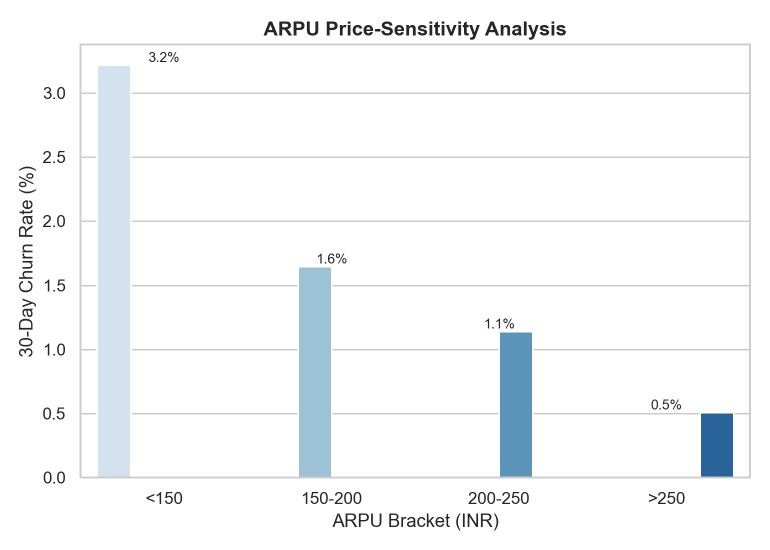
#> input picture Reports/figures/exec_arpu_band_chart.png, 1540 x 1100 px (shown at 1/2 size)
$ python -i generate_app_demo_pdf.py   (imports and definitions only)
#> lines starting #> are read from the running program, lines starting #| are printed output that depends on the picture
"""
generate_app_demo_pdf.py
Project 5: Jio Subscriber Churn Intelligence & Revenue Protection

Purpose
-------
Builds a client-ready "app demonstration" PDF that walks through the three pages of the
Streamlit application (Executive Overview, Subscriber Risk Lookup, Conversational Churn
Assistant) using real screenshots and real example Q&A captured from a live run of the app,
plus the generated EDA/model charts and architecture diagram already in Reports/figures.

Output
------
  Reports/App_Demo_Walkthrough.pdf
"""
from __future__ import annotations

from pathlib import Path

from PIL import Image as PILImage
from reportlab.lib import colors
from reportlab.lib.pagesizes import A4
from reportlab.lib.styles import ParagraphStyle, getSampleStyleSheet
from reportlab.lib.units import inch
from reportlab.platypus import (
    HRFlowable,
    Image as RLImage,
    PageBreak,
    Paragraph,
    SimpleDocTemplate,
    Spacer,
    Table,
    TableStyle,
)

BASE_DIR = Path(__file__).resolve().parent.parent
REPORTS_DIR = BASE_DIR / "Reports"
FIGURES_DIR = REPORTS_DIR / "figures"
PDF_PATH = REPORTS_DIR / "App_Demo_Walkthrough.pdf"

# [1 line that did not run here, left out]
# [1 line that did not run here, left out]
# [1 line that did not run here, left out]
# [1 line that did not run here, left out]
# [1 line that did not run here, left out]
# [1 line that did not run here, left out]

# [1 line that did not run here, left out]
# [1 line that did not run here, left out]


# --------------------------------------------------------------------------- #
# Screenshot cleanup: the live-app screenshots have excess white margin baked in
# (browser panel sizing), so trim it before laying each one out on the page.
# --------------------------------------------------------------------------- #
def crop_whitespace(src: Path, dst: Path, pad: int = 12) -> Path:
#> called with dst = 'out.png', pad = 12
    img = PILImage.open(src).convert("RGB")
    gray = img.convert("L")
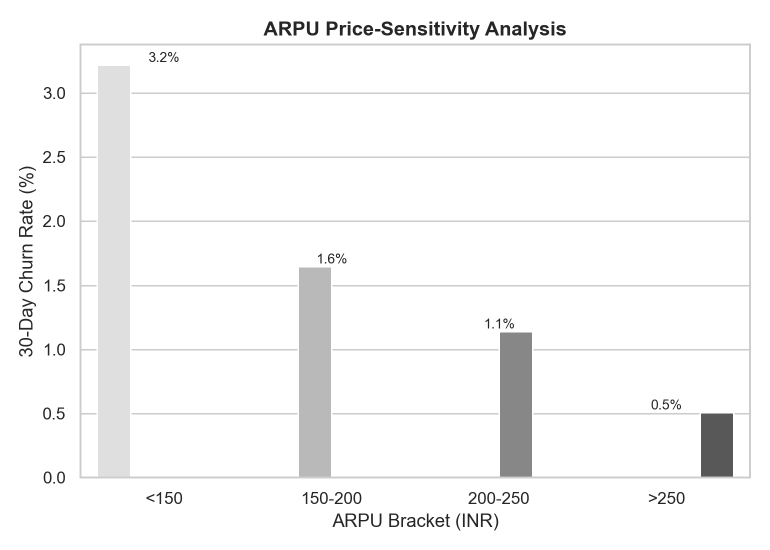
#> gray: PIL image 1540x1100 L (shown at 1/2 size); min 38, max 255, mean 247.2
    # Anything darker than near-white is considered content.
    bbox = gray.point(lambda p: 0 if p > 248 else 255).getbbox()
#> bbox = (38, 42, 1502, 1061)
    if bbox:
        left, top, right, bottom = bbox
#> left = 38; top = 42; right = 1502; bottom = 1061
        left = max(0, left - pad)
#> left = 26
        top = max(0, top - pad)
#> top = 30
        right = min(img.width, right + pad)
#> right = 1514
        bottom = min(img.height, bottom + pad)
#> bottom = 1073
        img = img.crop((left, top, right, bottom))
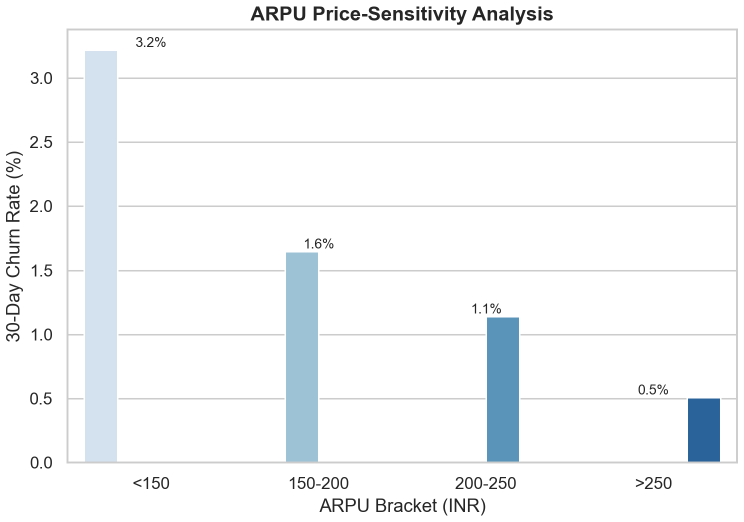
#> img: PIL image 1488x1043 RGB (shown at 1/2 size); mean R, G, B 244.9, 246.9, 248.4
    img.save(dst)
    return dst


# [5 lines that did not run here, left out]


def build_styles() -> dict:
    base = getSampleStyleSheet()
    styles = {
        "Title": ParagraphStyle(
            "DemoTitle", parent=base["Title"], fontName="Helvetica-Bold", fontSize=26,
            textColor=NAVY, spaceAfter=6,
        ),
        "Subtitle": ParagraphStyle(
            "DemoSubtitle", parent=base["Normal"], fontName="Helvetica", fontSize=12,
            textColor=SLATE, spaceAfter=18, leading=16,
        ),
        "H1": ParagraphStyle(
            "DemoH1", parent=base["Heading1"], fontName="Helvetica-Bold", fontSize=18,
            textColor=NAVY, spaceBefore=4, spaceAfter=10,
        ),
        "H2": ParagraphStyle(
            "DemoH2", parent=base["Heading2"], fontName="Helvetica-Bold", fontSize=13,
            textColor=NAVY, spaceBefore=14, spaceAfter=6,
        ),
        "Body": ParagraphStyle(
            "DemoBody", parent=base["Normal"], fontName="Helvetica", fontSize=10.3,
            textColor=colors.HexColor("#2B2B2B"), leading=15, spaceAfter=8,
        ),
        "Caption": ParagraphStyle(
            "DemoCaption", parent=base["Normal"], fontName="Helvetica-Oblique", fontSize=9,
            textColor=SLATE, spaceBefore=4, spaceAfter=14,
        ),
        "ChatUser": ParagraphStyle(
            "ChatUser", parent=base["Normal"], fontName="Helvetica-Bold", fontSize=10,
            textColor=NAVY, leading=14,
        ),
        "ChatBot": ParagraphStyle(
            "ChatBot", parent=base["Normal"], fontName="Helvetica", fontSize=10,
            textColor=colors.HexColor("#2B2B2B"), leading=14,
        ),
    }
    return styles


def section_rule() -> HRFlowable:
    return HRFlowable(width="100%", thickness=1, color=BORDER_GRAY, spaceBefore=4, spaceAfter=14)


# [270 lines left out: functions footer, build_title_page, build_overview_page, build_risk_lookup_page, chat_bubble_table, build_chat_assistant_page and 2 more, not called in this run]


# [2 lines not run here, left out]

>>> result = crop_whitespace('../Reports/figures/exec_arpu_band_chart.png', 'out.png')

$ run again, on Reports/best_model_shap_summary.png
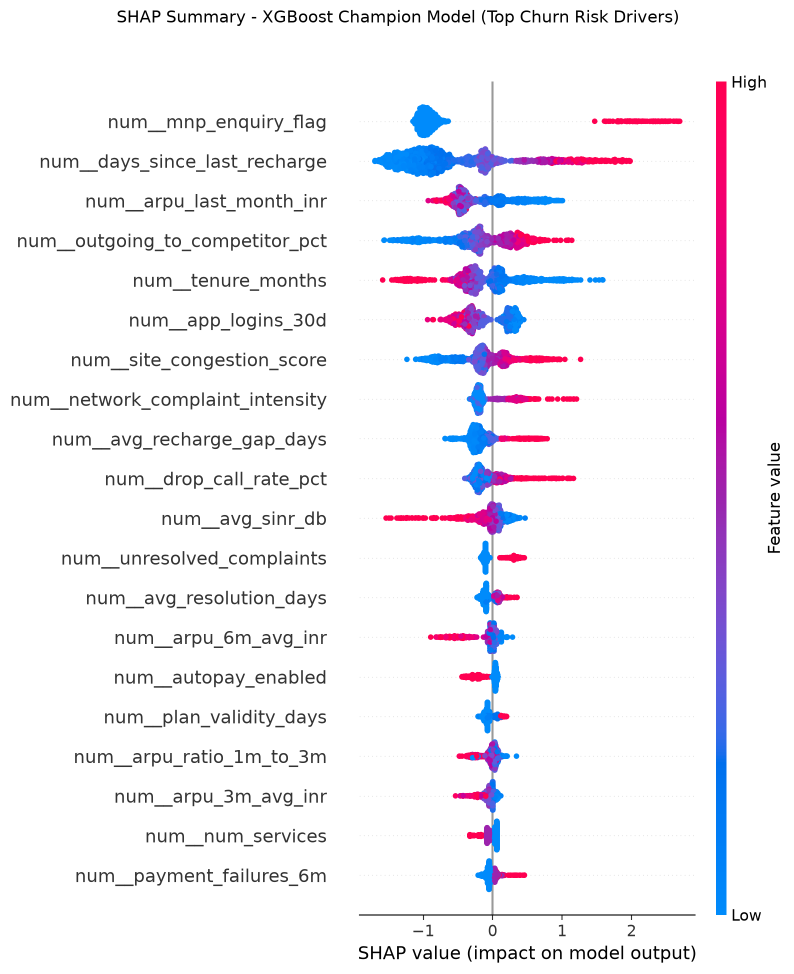
#> input picture Reports/best_model_shap_summary.png, 1587 x 1947 px (shown at 1/2 size)
#> in crop_whitespace, `gray = img.convert("L")`:
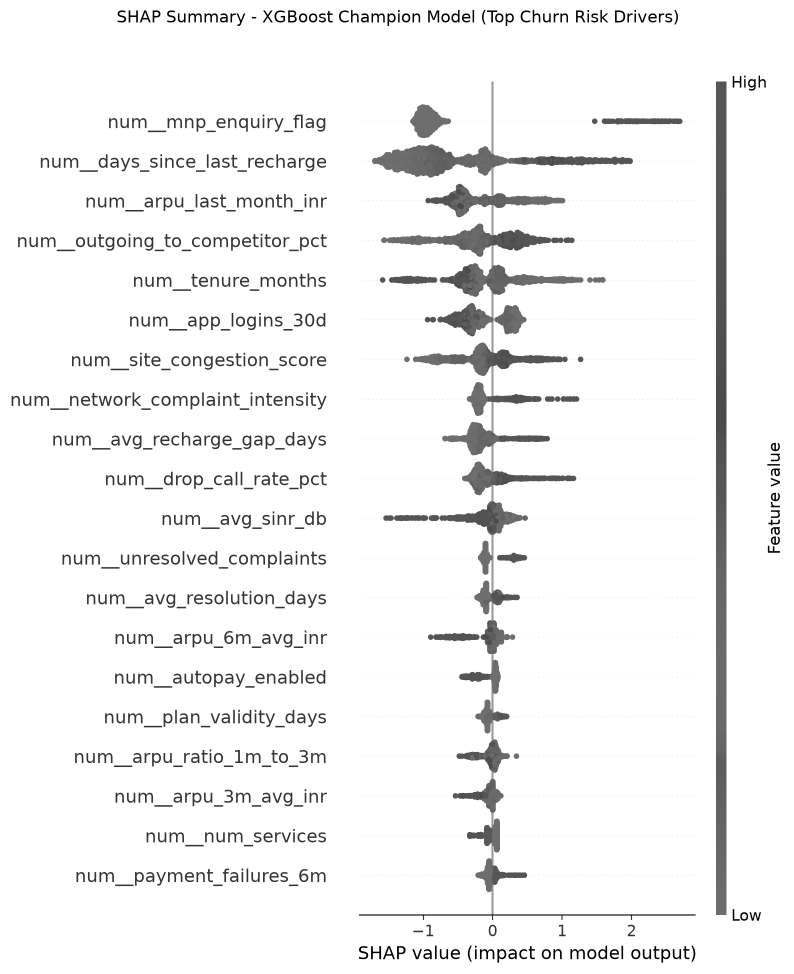
#> gray: PIL image 1587x1947 L (shown at 1/2 size); min 0, max 255, mean 242.5
#> bbox = (23, 19, 1560, 1926)
#> in crop_whitespace, `left, top, right, bottom = bbox`: left = 23; top = 19; right = 1560; bottom = 1926
#> in crop_whitespace, `left = max(0, left - pad)`: left = 11
#> in crop_whitespace, `top = max(0, top - pad)`: top = 7
#> in crop_whitespace, `right = min(img.width, right + pad)`: right = 1572
#> in crop_whitespace, `bottom = min(img.height, bottom + pad)`: bottom = 1938
#> in crop_whitespace, `img = img.crop((left, top, right, bottom))`:
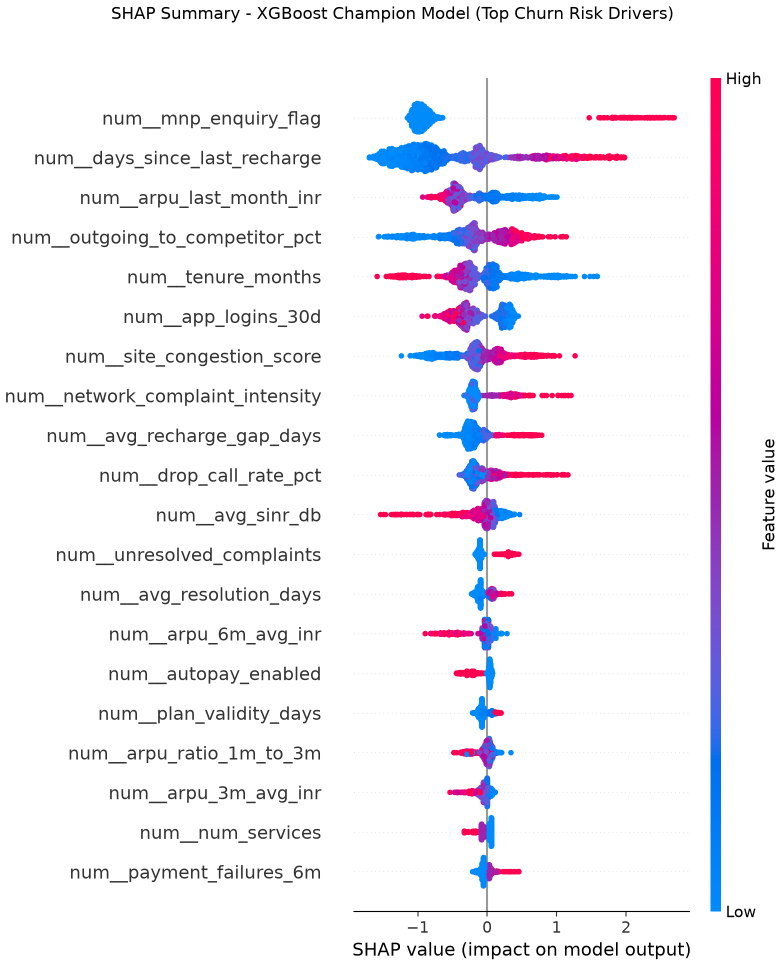
#> img: PIL image 1561x1931 RGB (shown at 1/2 size); mean R, G, B 243, 240.9, 246.1
